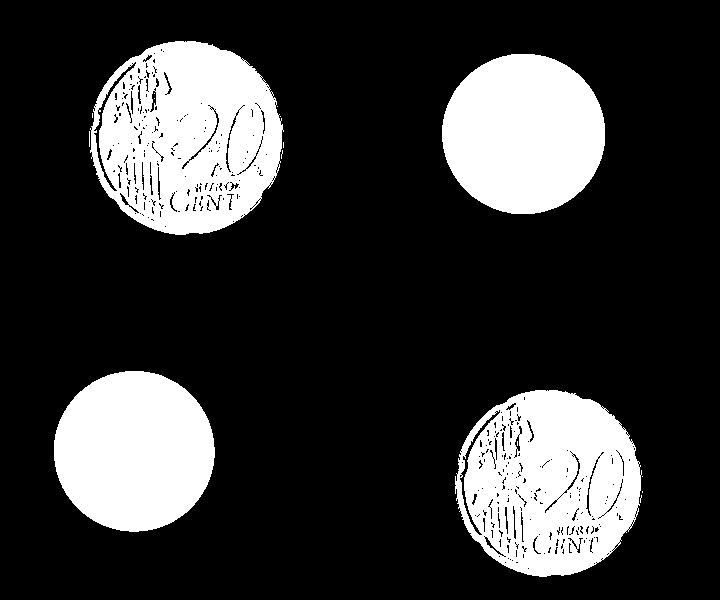
#> input picture images/dilation_example.jpg, 720 x 600 px, found by its file name
$ python 8_erosionDilatacion.py
#> lines starting #> are read from the running program, lines starting #| are printed output that depends on the picture
import cv2
import numpy as np
import matplotlib.pyplot as plt
'''
Dilation: es usado unir para expandir las areas blancas de la imagen, la cual debe ser binaria.
dst =   cv.dilate(  src, kernel[, dst[, anchor[, iterations[, borderType[, borderValue]]]]] )

Erosion: es usao para separar o reducir las areas blancas de la imagen, la cual debe ser binaria.
dst =   cv.erode(   src, kernel[, dst[, anchor[, iterations[, borderType[, borderValue]]]]] )

src: es la imagen de entrada
kernel: es el kernel que se usara para la dilatacion (una imagen de 3x3 o 5x5 pixeles normalmente)
dst : es la imagen de salida
anchor: es el punto central del kernel, por defecto es (-1,-1) que significa que esta en el centro del kernel
iterations: numero de veces que se dilatara la imagen
borderType: tipo de borde que se usara
borderValue: valor de borde que se usara

'''
# Cargar imagen
image = cv2.imread('Elementos_2Week2\images\dilation_example.jpg')
#> image is the input picture: shape (600, 720, 3); min 0, max 255, mean 55

# Crear kernel
kSize = (3,3)
kernel1 = cv2.getStructuringElement(cv2.MORPH_ELLIPSE, kSize)
plt.imshow(kernel1)

''' DILATACION '''
# Dilatar la imagen
imageDilated = cv2.dilate(image, kernel1)
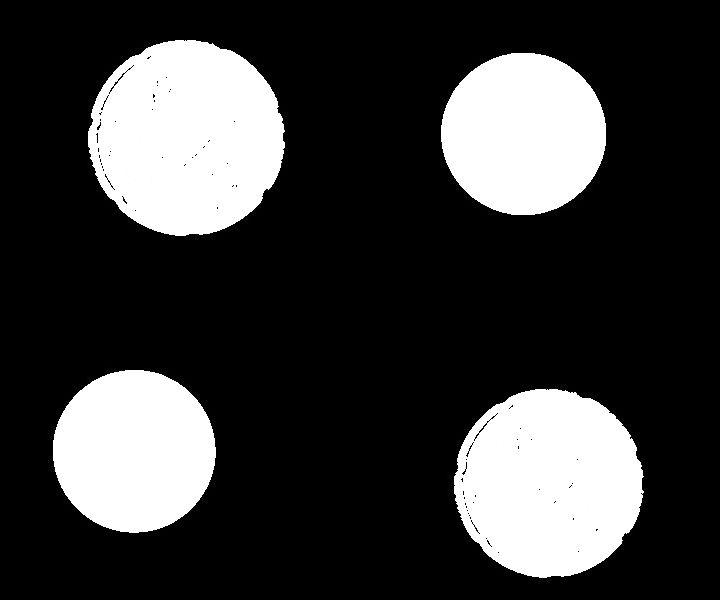
#> imageDilated: shape (600, 720, 3); min 0, max 255, mean 58.8
#imageDilated = cv2.dilate(image, kernel1,iterations=2)

# Mostrar Imagenes
cv2.imshow("OG1", image)
cv2.imshow("Dilated", imageDilated)


''' EROSION '''
image = cv2.imread('Elementos_2Week2\images\erosion_example.jpg')
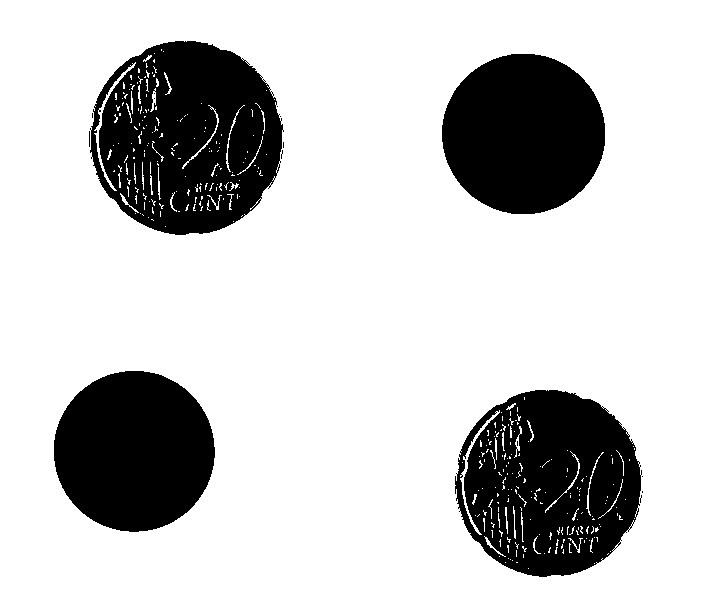
#> input picture images/erosion_example.jpg, 720 x 600 px, found by its file name
#> image is the input picture: shape (600, 720, 3); min 0, max 255, mean 200

# Erosionar la imagen
imageEroded = cv2.erode(image, kernel1)
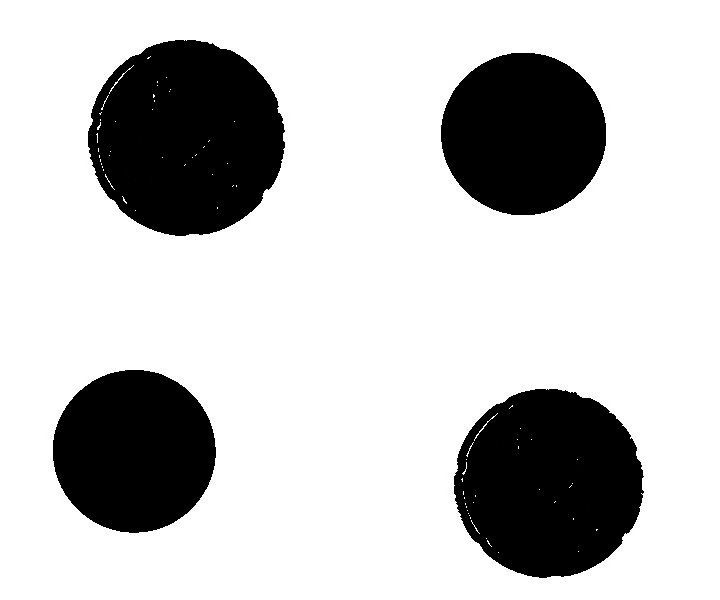
#> imageEroded: shape (600, 720, 3); min 0, max 255, mean 196.2
#imageEroded = cv2.erode(image, kernel1,iterations=2)
# Mostrar Imagenes
cv2.imshow("OG2", image)
cv2.imshow("Eroded", imageEroded)

cv2.waitKey(0)
cv2.destroyAllWindows()
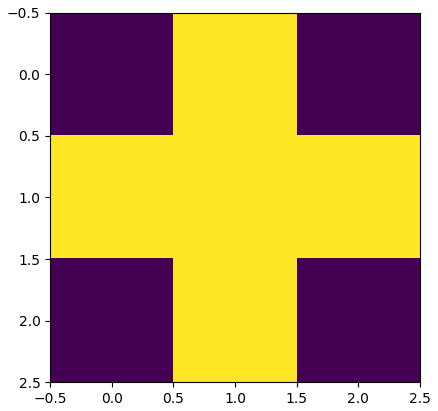
#> figure drawn by matplotlib, 1 panel
